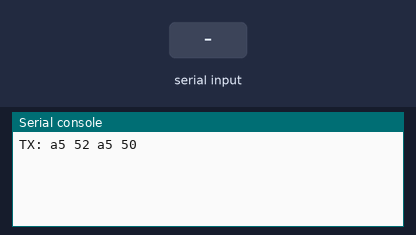
A program run on a simulated CircuitPython board. Shown: the last lines printed to the serial console. The inputs (shaded band) are chosen by the test bench.

Above: at 1.2 s.
1.3 s: "1" received over the second serial link
At 2.3 s:
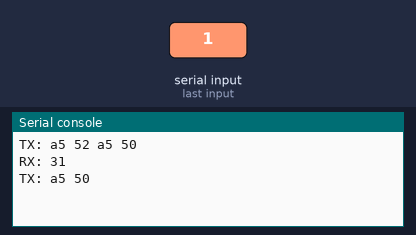
2.8 s: "0" received over the second serial link
At 3.5 s:
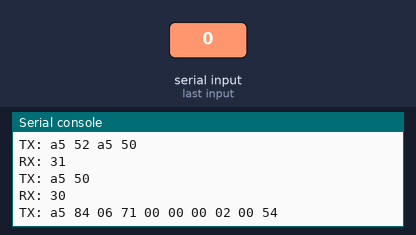
4.3 s: "2" received over the second serial link
At 4.6 s:
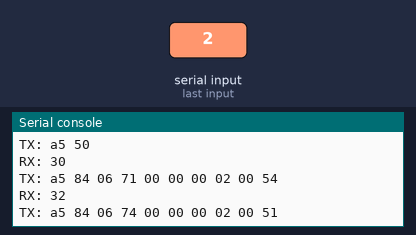

The program:

lidar.py
```python
import board
import busio

usb_cmds = [b"\xA5\x52\xA5\x50",
    b"\xA5\x50",
    b"\xA5\x84\x06\x71\x00\x00\x00\x02\x00\x54",
    b"\xA5\x84\x06\x74\x00\x00\x00\x02\x00\x51",
    b"\xA5\x84\x06\x75\x00\x00\x00\x02\x00\x50",
    b"\xA5\x84\x06\x7F\x00\x00\x00\x02\x00\x5A",
    b"\xA5\x79",
    b"\xA5\x82\x05\x02\x00\x00\x00\x00\x20"]

lidar_responses = [b"\xA5\x5A\x03\x00\x00\x00\x06\x00\x00\x00\xA5\x5A\x14\x00\x00\x00\x04\x18\x1D\x01\x07\xEC\xFD\xED\x95\xC4\xE4\x93\xCD\xA5\xE6\x9E\xF0\x7D\x2D\x4B\x69",
    b"\xA5\x5A\x14\x00\x00\x00\x04\x18\x1D\x01\x07\xEC\xFD\xED\x95\xC4\xE4\x93\xCD\xA5\xE6\x9E\xF0\x7D\x2D\x4B\x69",
    b"\xA5\x5A\x08\x00\x00\x00\x20\x71\x00\x00\x00\x00\x7F\x00\x00",
    b"\xA5\x5A\x08\x00\x00\x00\x20\x74\x00\x00\x00\x00\x0C\x00\x00",
    b"\xA5\x5A\x05\x00\x00\x00\x20\x75\x00\x00\x00\x84",
    b"\xA5\x5A\x0A\x00\x00\x00\x20\x7F\x00\x00\x00\x42\x6F\x6F\x73\x74\x00",
    b"\xA5\x5A\x0F\x00\x00\x00\x14\x00\x00\x61\x00\x00\x00\xA0\x00\x00\x0C\x00\x04\x00\x28\x1D",
    b"\xA5\x82\x05\x02\x00\x00\x00\x00\x20",
    b"\xA5\x5A\x84\x00\x00\x40\x84"]

uart = busio.UART(
    tx=board.TX,
    rx=board.RX,
    baudrate=115200,
    bits=8,
    parity=busio.UART.Parity.ODD,
    stop=1,
    timeout=.001)

def prettyprint_bytes(bs, label=""):
    print(label, sep="", end="")
    for c in bs:
        print("{:02x} ".format(c), end="")
    print("")

def wait_for_response(uart, expected_response):
    ctr = 0
    data = b""
    while True:
        data = uart.read(len(expected_response))
        if data != None:
            # assert(expected_response == data)
            prettyprint_bytes(data, label="RX: ")
            break

for idx, cmd in enumerate(usb_cmds):
    uart.write(cmd)
    prettyprint_bytes(cmd, label="TX: ")
    wait_for_response(uart, lidar_responses[idx])
```

Measured:
- after the input at 1.3 s, the serial console: prints a new line at once (image 1)
- after the input at 2.8 s, the serial console: prints a new line at once (image 2)
- after the input at 4.3 s, the serial console: prints a new line at once (image 3)
